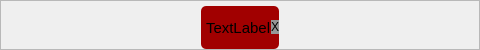
     <widget class="QFrame" name="frame_top">
      <property name="minimumSize">
       <size>
        <width>0</width>
        <height>50</height>
       </size>
      </property>
      <property name="maximumSize">
       <size>
        <width>16777215</width>
        <height>50</height>
       </size>
      </property>
      <property name="font">
       <font>
        <family>Segoe UI</family>
        <pointsize>10</pointsize>
       </font>
      </property>
      <property name="styleSheet">
       <string notr="true"/>
      </property>
      <property name="frameShape">
       <enum>QFrame::StyledPanel</enum>
      </property>
      <property name="frameShadow">
       <enum>QFrame::Raised</enum>
      </property>
      <layout class="QHBoxLayout" name="horizontalLayout_2">
       <property name="leftMargin">
        <number>200</number>
       </property>
       <property name="topMargin">
        <number>5</number>
       </property>
       <property name="rightMargin">
        <number>200</number>
       </property>
       <property name="bottomMargin">
        <number>0</number>
       </property>
       <item>
        <widget class="QFrame" name="frame_erro">
         <property name="styleSheet">
          <string notr="true">QFrame {
	background-color: rgb(161, 0, 0);
	border-radius: 5px;

}</string>
         </property>
         <property name="frameShape">
          <enum>QFrame::StyledPanel</enum>
         </property>
         <property name="frameShadow">
          <enum>QFrame::Raised</enum>
         </property>
         <layout class="QHBoxLayout" name="horizontalLayout_7">
          <property name="spacing">
           <number>0</number>
          </property>
          <property name="leftMargin">
           <number>5</number>
          </property>
          <property name="topMargin">
           <number>0</number>
          </property>
          <property name="rightMargin">
           <number>0</number>
          </property>
          <property name="bottomMargin">
           <number>0</number>
          </property>
          <item>
           <widget class="QLabel" name="label_erro">
            <property name="font">
             <font>
              <family>Segoe UI</family>
              <pointsize>11</pointsize>
             </font>
            </property>
            <property name="text">
             <string>TextLabel</string>
            </property>
           </widget>
          </item>
          <item>
           <widget class="QPushButton" name="pushButton_erro">
            <property name="maximumSize">
             <size>
              <width>15</width>
              <height>16777215</height>
             </size>
            </property>
            <property name="styleSheet">
             <string notr="true">border: none;
box-shadow: none;
background-color: rgb(150, 150, 150);</string>
            </property>
            <property name="text">
             <string>X</string>
            </property>
           </widget>
          </item>
         </layout>
        </widget>
       </item>
      </layout>
     </widget>
